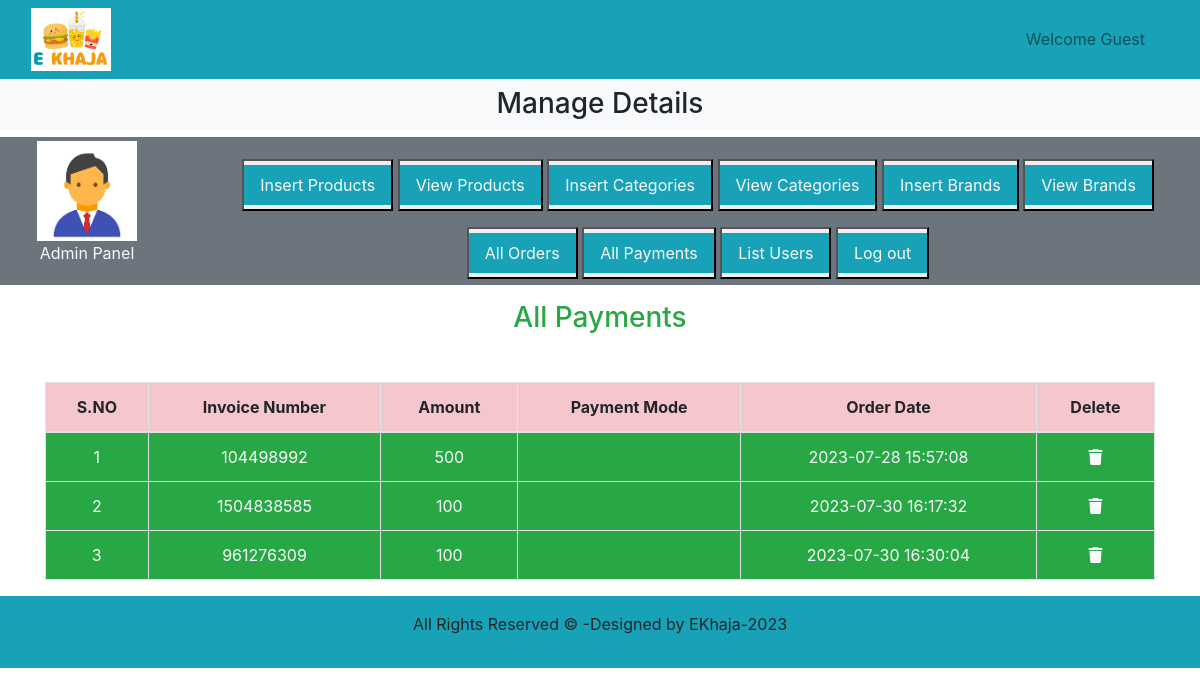
/admin_area/index.php?list_payments, run on the app's committed database.
### tables this page shows
CREATE TABLE `user_payments` (
  `payment_id` int(11) NOT NULL,
  `order_id` int(11) NOT NULL,
  `invoice_number` int(11) NOT NULL,
  `amount` int(11) NOT NULL,
  `payment_mode` varchar(255) NOT NULL,
  `date` timestamp NOT NULL DEFAULT current_timestamp() ON UPDATE current_timestamp()
);

### admin_area/list_payments.php (the view, shortened to what this page needs)
<h3 class="text-center text-success">All Payments</h3>
<table class="table table-bordered mt-5">
    <thead class="bg-secondary text-center">
        <?php
        $get_payments = "select * from `user_payments`";
        $result = mysqli_query($con, $get_payments);
        $row_count = mysqli_num_rows($result);
        if ($row_count == 0) {
            echo "<h2 class='text-danger text-center mt-5'>No payments yet</h2>";
        } else {
            echo " <tr>
        <th class='table-danger'>S.NO</th>
        <th class='table-danger'>Invoice Number</th>
        <th class='table-danger'>Amount</th>
        <th class='table-danger'>Payment Mode</th>
        <th class='table-danger'>Order Date</th>
        <th class='table-danger'>Delete</th>
    </tr>
</thead>
<tbody class='bg-success text-light text-center'>";
            $number = 0;
            while ($row_data = mysqli_fetch_assoc($result)) {
                $payment_id = $row_data['payment_id'];
                $amount = $row_data['amount'];
                $invoice_number = $row_data['invoice_number'];
                $payment_mode = $row_data['payment_mode'];
                $date = $row_data['date'];
                $number++;
                echo "<tr>
                <td>$number</td>
                <td>$invoice_number</td>
                <td>$amount</td>
                <td>$payment_mode</td>
                <td>$date</td>
                <td class='text-light text-center'><a href='index.php?delete_payments= $payment_id ' class='text-light'>
                        <i class='fa-solid fa-trash'></i></a>
                </td>
            </tr>";
            }
        }
        ?>
        </tbody>
</table>

### style.css (style rules this page uses)
* { padding: 0; margin: 0; box-sizing: border-box; }

### data on the page
user_payments: invoice_number "104498992", amount "500", date "2023-07-28 15:57:08"
user_payments: invoice_number "1504838585", amount "100", date "2023-07-30 16:17:32"
user_payments: invoice_number "961276309", amount "100", date "2023-07-30 16:30:04"
